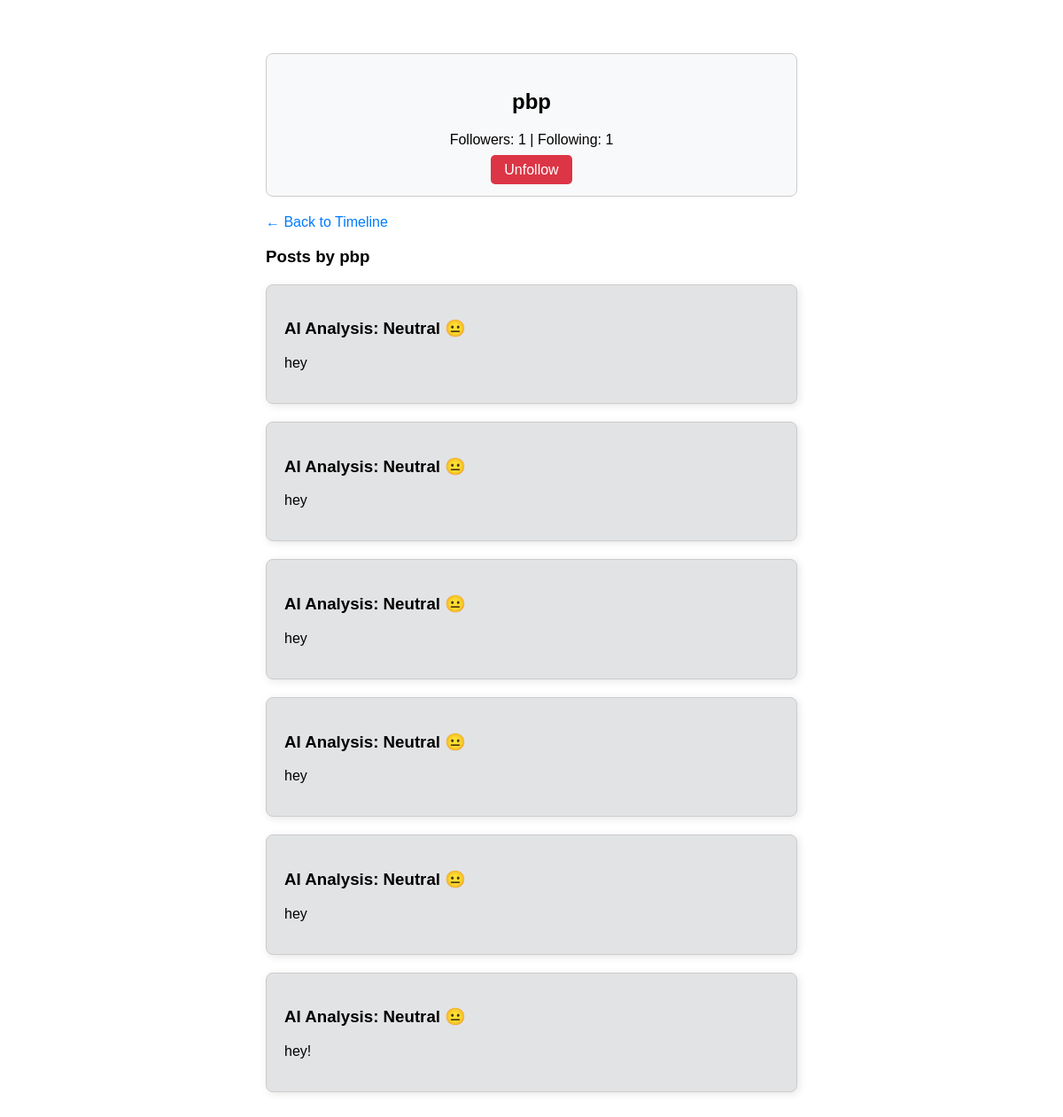
Screenshot of /profile/pbp (signed in) with the database file from the repository.
### app.py (models this page shows, shortened)
class User(UserMixin, db.Model):
    id = db.Column(db.Integer, primary_key=True)
    username = db.Column(db.String(150), unique=True, nullable=False)
    password = db.Column(db.String(150), nullable=False)
    posts = db.relationship('Post', backref='author', lazy=True)
    followed = db.relationship(
        'User', secondary=followers,
        primaryjoin=(followers.c.follower_id == id),
        secondaryjoin=(followers.c.followed_id == id),
        backref=db.backref('followers', lazy='dynamic'), lazy='dynamic')
    def is_following(self, user):
        return self.followed.filter(followers.c.followed_id == user.id).count() > 0

class Post(db.Model):
    id = db.Column(db.Integer, primary_key=True)
    text = db.Column(db.String(500), nullable=False)
    mood = db.Column(db.String(50), nullable=False)
    color = db.Column(db.String(20), nullable=False)
    user_id = db.Column(db.Integer, db.ForeignKey('user.id'), nullable=False)

### app.py (the view)
@app.route('/profile/<username>')
@login_required
def profile(username):
    user = User.query.filter_by(username=username).first_or_404()
    posts = Post.query.filter_by(user_id=user.id).order_by(Post.id.desc()).all()
    following_list = set(user.followed)
    followers_list = set(user.followers)
    not_following_back = following_list - followers_list
    return render_template('profile.html', user=user, posts=posts, not_following_back=not_following_back)

### app.py (called while the page is built)
@login_manager.user_loader
def load_user(user_id):
    return User.query.get(int(user_id))

### templates/profile.html (shortened to what this page needs)
<!DOCTYPE html>
<html>
<head>
</head>
<body>
    <div class="profile-header">
        <h2>{{ user.username }}</h2>
        <p>Followers: {{ user.followers.count() }} | Following: {{ user.followed.count() }}</p>
        {% if user != current_user %}
            {% if current_user.is_following(user) %}
                <a href="/unfollow/{{ user.username }}" class="unfollow-btn">Unfollow</a>
            {% else %}
                <a href="/follow/{{ user.username }}" class="follow-btn">Follow</a>
            {% endif %}
        {% endif %}
    </div>
    <a href="/">← Back to Timeline</a>
    <h3>Posts by {{ user.username }}</h3>
    {% for post in posts %}
    <div class="post" style="background-color: {{ post.color }};">
        <h3>AI Analysis: {{ post.mood }}</h3>
        <p>{{ post.text }}</p>
    </div>
    {% else %}
    <p>This user hasn't posted anything yet.</p>
    {% endfor %}
</body>
</html>

### templates/profile.html (style rules this page uses)
body { font-family: Arial, sans-serif; max-width: 600px; margin: 40px auto; padding: 20px; }
.profile-header { background-color: #f8f9fa; padding: 20px; border-radius: 8px; text-align: center; margin-bottom: 20px; border: 1px solid #ccc; }
.unfollow-btn { background-color: #dc3545; color: white; text-decoration: none; padding: 8px 15px; border-radius: 5px; }
.post { margin-top: 20px; padding: 20px; border-radius: 8px; border: 1px solid #ccc; box-shadow: 2px 2px 10px rgba(0,0,0,0.1); }
a { text-decoration: none; color: #007bff; }

### rows the page displays
User: username "pbp"
Post: mood "Neutral 😐", text "hey"
Post: mood "Neutral 😐", text "hey"
Post: mood "Neutral 😐", text "hey"
Post: mood "Neutral 😐", text "hey"
Post: mood "Neutral 😐", text "hey"
Post: mood "Neutral 😐", text "hey!"

### other values shown
{{ user.followers.count() }} "1"
{{ user.followed.count() }} "1"
